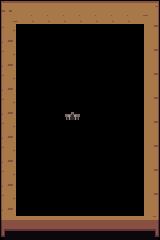

Rendered tile map (Tiled .tmx) drawn with the repository's tilesets; below, a short description and the full map source, tile grids included:
An orthogonal 10x10 tile map with 16x24 px tiles, 2 tile layers (Tile Layer 1, Tile Layer 2), 1 hidden layer not drawn, 3 tilesets and 1 object (teleport).

<map version="1.8" tiledversion="1.8.2" orientation="orthogonal" renderorder="right-down" width="10" height="10" tilewidth="16" tileheight="24" infinite="0" nextlayerid="5" nextobjectid="7">
 <tileset firstgid="1" source="house_int.tsx" />
 <tileset firstgid="1001" source="collisions.tsx" />
 <tileset firstgid="1161" source="home.tsx" />
 <layer id="1" name="Tile Layer 1" width="10" height="10">
  <data encoding="csv">
51,52,52,52,52,52,52,52,52,53,
91,1016,1016,1016,1016,1016,1016,1016,1016,93,
91,1016,1016,1016,1016,1016,1016,1016,1016,93,
91,1016,1016,1016,1016,1016,1016,1016,1016,93,
91,1016,1016,1016,1016,1016,1016,1016,1016,93,
91,1016,1016,1016,1016,1016,1016,1016,1016,93,
91,1016,1016,1016,1016,1016,1016,1016,1016,93,
91,1016,1016,1016,1016,1016,1016,1016,1016,93,
91,1016,1016,1016,1016,1016,1016,1016,1016,93,
131,132,132,132,132,132,132,132,132,133
</data>
 </layer>
 <layer id="2" name="Tile Layer 2" width="10" height="10">
  <data encoding="csv">
0,0,0,0,0,0,0,0,0,0,
0,0,0,0,0,0,0,0,0,0,
0,0,0,0,0,0,0,0,0,0,
0,0,0,0,0,0,0,0,0,0,
0,0,0,0,11,0,0,0,0,0,
0,0,0,0,0,0,0,0,0,0,
0,0,0,0,0,0,0,0,0,0,
0,0,0,0,0,0,0,0,0,0,
0,0,0,0,0,0,0,0,0,0,
0,0,0,0,0,0,0,0,0,0
</data>
 </layer>
 <layer id="3" name="collision" width="10" height="10" visible="0" opacity="0.7">
  <data encoding="csv">
1016,1016,1016,1016,1016,1016,1016,1016,1016,1016,
1016,0,0,0,0,0,0,0,0,1016,
1016,0,0,0,0,0,0,0,0,1016,
1016,0,0,0,0,0,0,0,0,1016,
1016,0,0,0,1041,0,0,0,0,1016,
1016,0,0,0,0,0,0,0,0,1016,
1016,0,0,0,0,0,0,0,0,1016,
1016,0,0,0,0,0,0,0,0,1016,
1016,0,0,0,0,0,0,0,0,1016,
1016,0,0,0,0,0,0,0,0,1016
</data>
 </layer>
 <objectgroup id="4" name="objects">
  <properties>
   <property name="teleport" value="milkbar,14,5" />
  </properties>
  <object id="5" type="teleport" gid="1041" x="17.0786" y="240" width="125.579" height="24">
   <properties>
    <property name="teleport" value="milkbar,14,5" />
   </properties>
  </object>
 </objectgroup>
</map>
